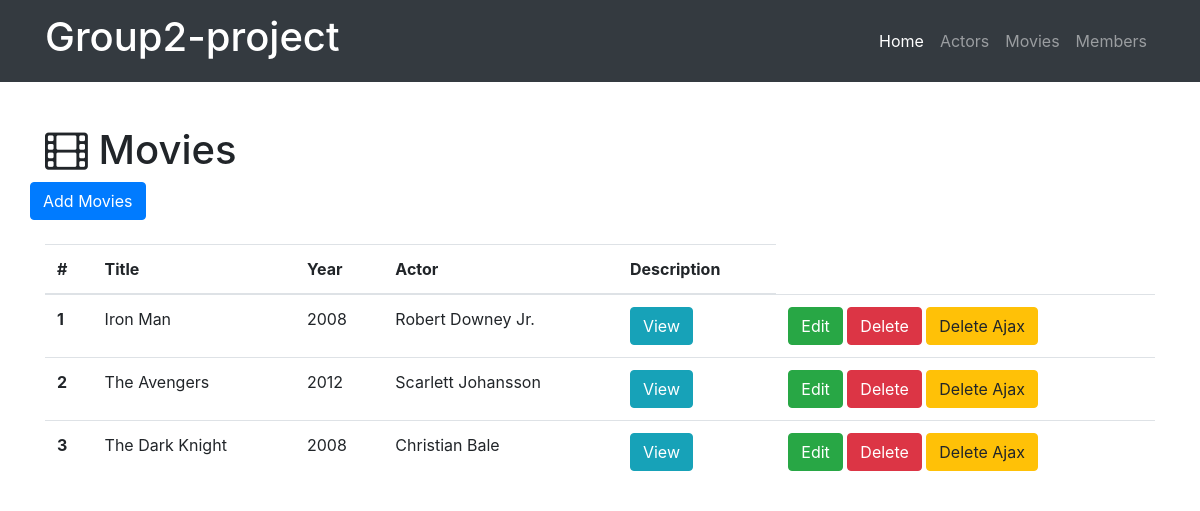
Before: /movies with the older database file.
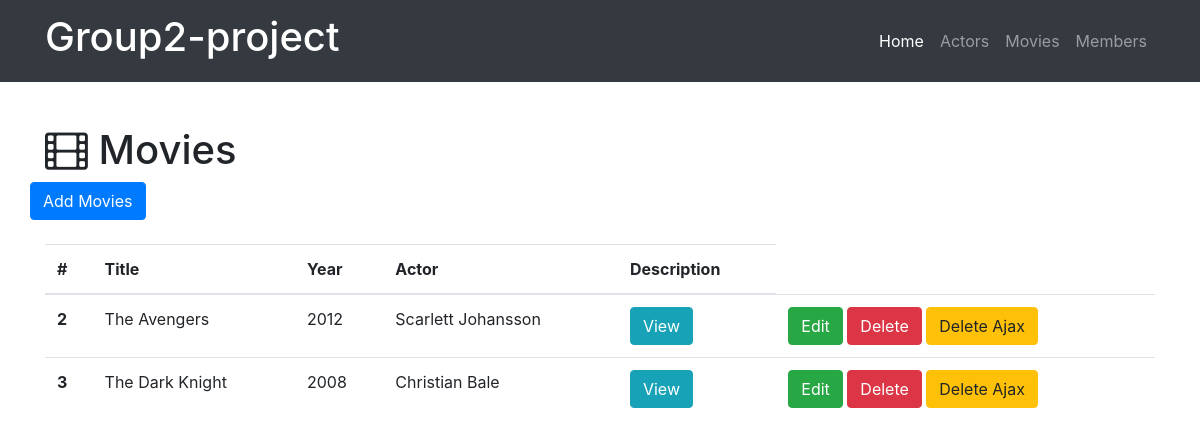
After: the same page with the newer database file.
### movie.py (models this page shows)
class Movie(db.Model):
    __tablename__ = 'movies'
    id = db.Column(db.Integer, primary_key=True)
    title = db.Column(db.String(256))
    year = db.Column(db.Integer)
    description = db.Column(db.Text)
    actor_id = db.Column(db.Integer, db.ForeignKey('actors.id'))

class Actor(db.Model):
    __tablename__ = 'actors'
    id = db.Column(db.Integer, primary_key=True)
    name = db.Column(db.String(64))
    age = db.Column(db.Text)
    gender = db.Column(db.Text)
    movies = db.relationship('Movie', backref='actor', cascade="delete")

### movie.py (the view)
@app.route('/movies')
def show_all_movies():
    movies = Movie.query.all()
    return render_template('movie-all.html', movies=movies)

### templates/movie-all.html (shortened to what this page needs)
<!DOCTYPE html>
{% extends "home.html"%}
{% block head%}
  {{ super() }}
{% endblock%}
{% block page_content%}
<div class="container">
<br><h1 class="mt-5"> <i class="fa fa-film" aria-hidden="true"></i> Movies</h1>
    <div class="row bottom-margin">
      <a href="/movie/add" class="btn btn-primary" role="button" aria-disabled="true">Add Movies</a>
    </div>
    <br>{% if movies %}
      <table class="table">
        <thead>
          <tr>
            <th>#</th>
            <th>Title</th>
            <th>Year</th>
            <th>Actor</th>
            <th>Description</th>
          </tr>
        </thead>
        <tbody>
          {% for movie in movies %}
          <tr>
              <th scope="row">{{movie.id}}</th>
              <td>{{movie.title}}</td>
              <td>{{movie.year}}</td>
              <td>{{movie.actor.name}}</td>
              <td>
              <button type="button" class="btn btn-info" data-toggle="modal" data-target="#{{movie.id}}">View</button>
              </td>
              <td>
                <a href="/movie/edit/{{movie.id}}" class="btn btn-success" role="button" aria-disabled="true">Edit</a>
                <a href="/movie/delete/{{movie.id}}" class="btn btn-danger" role="button">Delete</a>
                <button class="btn btn-warning delete_ajax_btn" role="button" data-movie-id="{{movie.id}}">Delete Ajax</button>
              </td>
          </tr>
          {% endfor%}
        </tbody>
      </table>
    {% else %}
      <h3>There are no movies in the database yet.</h3>
    {% endif %}
</div>
{% endblock%}

### templates/home.html (shortened to what this page needs)
<!DOCTYPE html>
<html lang="en">
<head>
  {% block head %}
  <link rel="stylesheet" href="https://maxcdn.bootstrapcdn.com/bootstrap/4.0.0-beta.2/css/bootstrap.min.css">
  <link rel="stylesheet" href="https://maxcdn.bootstrapcdn.com/font-awesome/4.7.0/css/font-awesome.min.css">
  <link rel="stylesheet" href="{{ url_for('static', filename='css/movie.css') }}">
  {% endblock%}
</head>
<body>
  <nav class="navbar navbar-expand-lg navbar-dark bg-dark fixed-top">
    <div class="container">
      <a class="navbar-brand" href="/">
         <h1 color=white>Group2-project</h1>
       </a>
      <div class="collapse navbar-collapse" id="navbarResponsive">
        <ul class="navbar-nav ml-auto">
          <li class="nav-item active">
            <a class="nav-link" href="/">Home
             </a>
          </li>
          <li class="nav-item">
              <a class="nav-link" href="/actors">Actors</a>
            </li>
            <li class="nav-item">
              <a class="nav-link" href="/movies">Movies</a>
            </li>
          <li class="nav-item">
            <a class="nav-link" href="/members">Members</a>
          </li>
        </ul>
      </div>
    </div>
  </nav>
  {% block page_content%}
  {% endblock%}
</body>
</html>

### static/css/movie.css (style rules this page uses)
body { padding-top: 54px; }

Changed rows visible on the page:
removed Movie: id "1", title "Iron Man", year "2008", actor.name "Robert Downey Jr."
